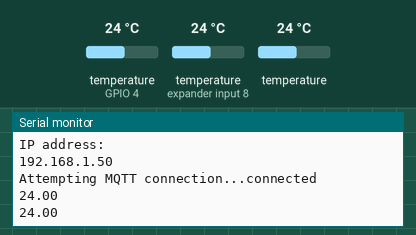
This program was run on a simulated ESP32. On the bench: the last lines printed to the serial monitor. The test bench sets the inputs (shaded band); at power-on: temperature (sensors on GPIO 4, expander input 8) 24 °C, temperature 24 °C. WiFi joins after 1.5 s; servers stay silent unless stated; random numbers use the default seed unless the program sets one; no MQTT or app messages arrive unless stated.

Above: at 2.7 s.
2.8 s: temperature (sensor on GPIO 4) set to 12 °C
At 6.3 s:
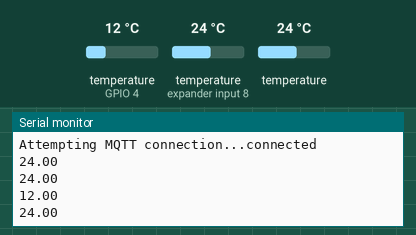
6.6 s: temperature (sensor on expander input 8) set to 19 °C
At 9.3 s:
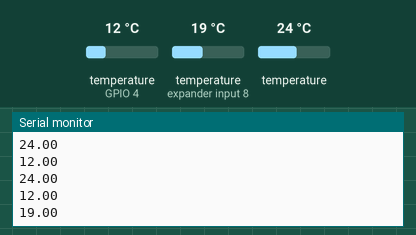
10.4 s: temperature (sensor on GPIO 4) set to 28 °C
At 11.1 s:
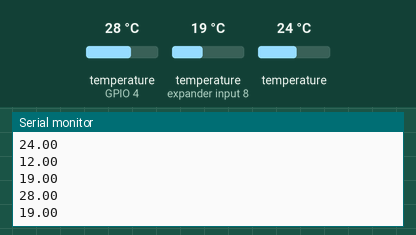
14.2 s: temperature (sensor on expander input 8) set to 33 °C
At 17.0 s:
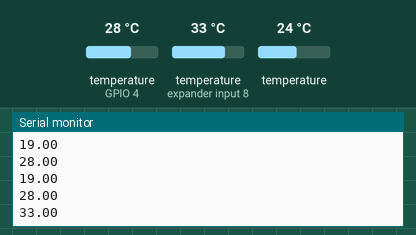
Timing chart, 0 to 18.5 s (numbered marks = the images above; inputs shaded):
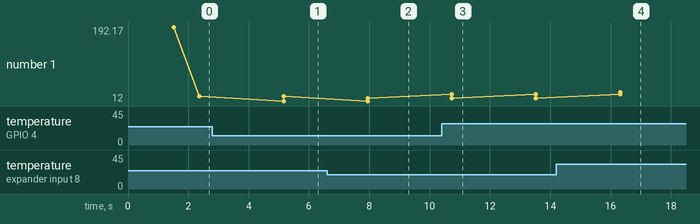

Measured:
- after the input at 2.8 s, the serial monitor: prints a new line after 2.4 s (image 1)
- after the input at 6.6 s, the serial monitor: prints a new line after 1.3 s (image 2)
- after the input at 10.4 s, the serial monitor: prints a new line after 0.34 s (image 3)
- after the input at 14.2 s, the serial monitor: prints a new line after 2.1 s (image 4)
- plotted number 1: 24 → 19 after the input at 6.6 s, 19 → 33 after the input at 14.2 s

The program:

main.cpp
```cpp
/*
 It will reconnect to the server if the connection is lost using a blocking
 reconnect function. See the 'mqtt_reconnect_nonblocking' example for how to
 achieve the same result without blocking the main loop.
*/

#include <WiFi.h>
#include <PubSubClient.h>
#include <OneWire.h>
#include <DallasTemperature.h>

// Update these with values suitable for your network.
#define ONE_WIRE_BUS 4
OneWire oneWire(ONE_WIRE_BUS);
DallasTemperature sensors(&oneWire);

char* ssid = "JL21";
const char* password = "Wangerooge";
const char* mqtt_server = "192.168.2.100";

//const char* ssid = "WLAN";
//const char* password = "1Qay2Wsx3Edc";
//const char* mqtt_server = "192.168.0.10";

float temp1 = 0;
float temp2 = 0;
float temp3 = 0;

WiFiClient espClient;
PubSubClient client(espClient);
//long lastMsg = 0;

void setup_wifi() {

  delay(10);
  // We start by connecting to a WiFi network
  Serial.println();
  Serial.print("Connecting to ");
  Serial.println(ssid);

  WiFi.begin(ssid, password);

  while (WiFi.status() != WL_CONNECTED) {
    delay(500);
    Serial.print(".");
  }

  randomSeed(micros());

  Serial.println("");
  Serial.println("WiFi connected");
  Serial.println("IP address: ");
  Serial.println(WiFi.localIP());
}

void callback(char* topic, byte* payload, unsigned int length) {
  Serial.print("Message arrived [");
  Serial.print(topic);
  Serial.print("] ");
  for (int i = 0; i < length; i++) {
    Serial.print((char)payload[i]);
  }
  Serial.println();
}

void reconnect() {
  // Loop until we're reconnected
  while (!client.connected()) {
    Serial.print("Attempting MQTT connection...");
    // Create a random client ID
    String clientId = "Bugstrahlruder";
    clientId += String(random(0xffff), HEX);
    // Attempt to connect
    if (client.connect(clientId.c_str())) {
      Serial.println("connected");
      // Once connected, publish an announcement...
      //client.publish("outTopic", "hello world");
      // ... and resubscribe
    } else {
      Serial.print("failed, rc=");
      Serial.print(client.state());
      Serial.println(" try again in 5 seconds");
      // Wait 5 seconds before retrying
      delay(5000);
    }
  }
}


void setup() {
  //pinMode(BUILTIn, OUTPUT);     // Initialize the BUILTIN_LED pin as an output
  Serial.begin(115200);
  setup_wifi();
  client.setServer(mqtt_server, 1883);
  client.setCallback(callback);
  sensors.begin();
}

void loop() {

  if (!client.connected()) {
    reconnect();
  }

  client.loop();
  sensors.requestTemperatures();
  temp1 = sensors.getTempCByIndex(0);
  temp2 = sensors.getTempCByIndex(1);
  temp3 = sensors.getTempCByIndex(2);


  char temp1String[8];
  dtostrf(temp1, 1, 2, temp1String);

  char temp2String[8];
  dtostrf(temp2, 1, 2, temp2String);

  char temp3String[8];
  dtostrf(temp3, 1, 2, temp3String);


  Serial.println(temp1String);
  Serial.println(temp2String);
  client.publish("/temp/bugstrahl_gehaeuse", temp1String);
  client.publish("/temp/bugstrahl_leitung", temp2String);
  //client.publish("/temp/bugstrahl_3", temp3String);

  delay(2000);
}
```
